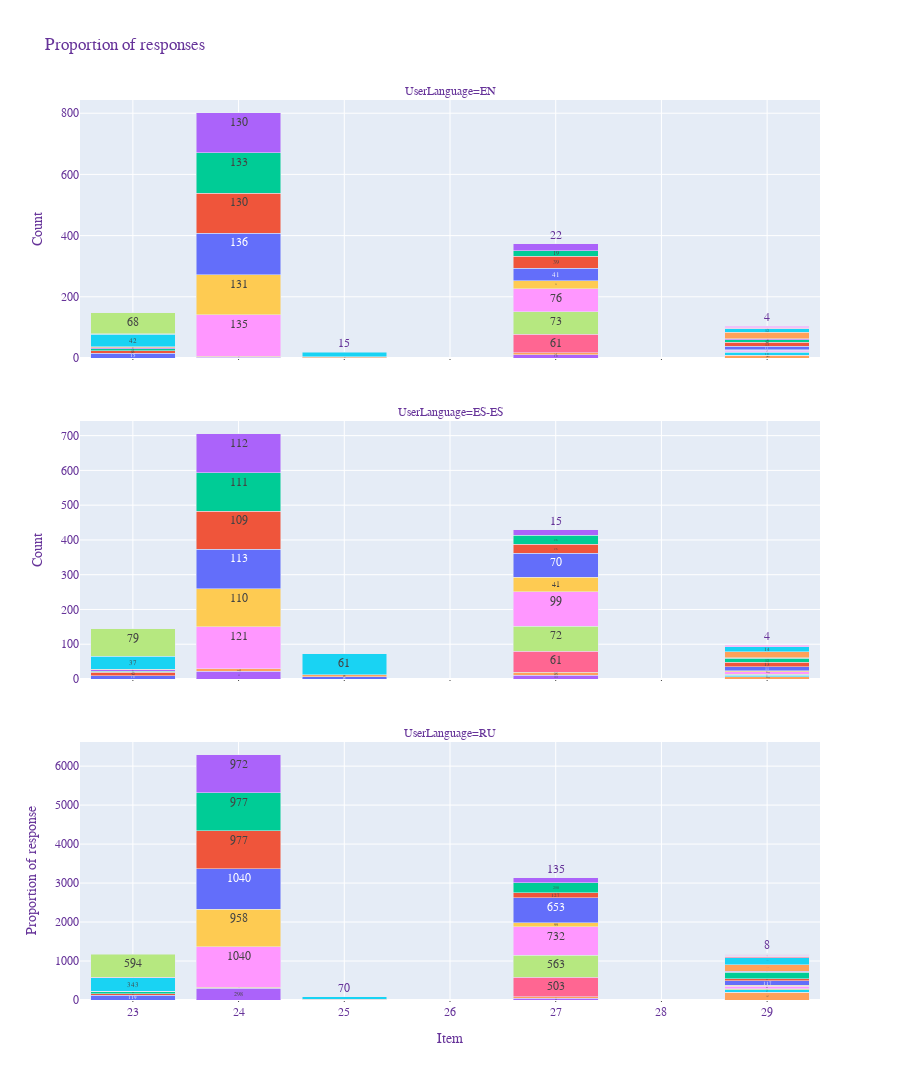

Here is the notebook cell this chart was saved with:
### Markdown cell above
#### unproportionalised faceted by language group

### Code cell
fig = px.bar(xn, x="Group", color="Option",
             y='Count',
             title="A Grouped Bar Chart With Plotly Express in Python",
             barmode='group',
             height=1080,
             text_auto=True,
             facet_col='UserLanguage',
             facet_col_wrap=1
            )
fig.update_layout(
    title="Proportion of responses",
    xaxis_title="Item",
    yaxis_title="Proportion of response",
    legend_title="Options",
    font=dict(
        family="Courier New, monospace",
        size=12,
        color="RebeccaPurple"
    ),
barmode="stack",
)

fig.update_traces(showlegend=False)
fig.update_traces(marker_showscale=False)

fig.update_xaxes(
    showgrid=True,
    ticks="outside",
    tickson="boundaries",
    ticklen=1,
    tickmode='linear'
)


# this line unmatches the y axis 
fig.update_yaxes(matches=None)


fig.show()
